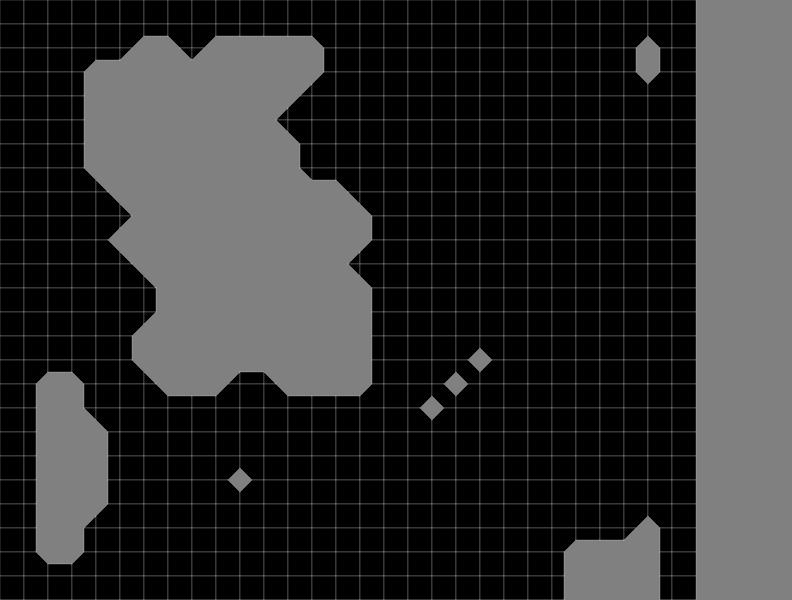
Frame 1 (no input)
Frame 60 (no input): identical to frame 1, image omitted
Frame 120 (the mouse pressed at the canvas centre since frame 60): identical to frame 1, image omitted

The p5.js sketch that drew this single still picture (run headless with seeded random() and noise() and a simulated clock; from frame 60 on, the mouse is pressed at the canvas centre):

// p5.js sketch
// ── sketch.js
let maze = [];
let cols = 30;
let rows = 30;
let threshold = 0.4;

let solid = [-0.5, -0.5,
    0.5, -0.5,
    0.5, 0.5,
   -0.5, 0.5];

let threeCorner = [-0.5, 0,
    0, -0.5,
    0.5, -0.5,
    0.5, 0.5,
   -0.5, 0.5];

let twoCorner = [-0.5, 0,
    0, -0.5,
    0.5, -0.5,
    0.5, 0,
    0, 0.5,
   -0.5, 0.5];

let half = [-0.5, 0.0,
    0.5, 0.0,
    0.5, 0.5,
   -0.5, 0.5];

let oneCorner = [-0.5, -0,
                -0.5, -0.5,
                 0, -0.5];

function setup() {
    createCanvas(792, 600);

    angleMode(DEGREES);
    let nscale = 10.0;
    let border = 2;

    for (let x = 0; x < cols; x++) {
        maze[x] = [];
        for (let y = 0; y < rows; y++) {
            if (x < border || y < border  || 
                x > cols - (border  + 1) || 
                y > rows - (border + 1)){
                    maze[x][y] = 1;
            }else{
                maze[x][y] = noise(x/nscale, y/nscale);
            }
        }
    }
}

function draw() {
    background("Grey");

    if (keyIsDown(UP_ARROW) && threshold < 1.0){
        threshold += 0.01;
    }
    else if (keyIsDown(DOWN_ARROW) && threshold > 0.0){
        threshold -= 0.01;
    }
    else if (keyIsDown(RIGHT_ARROW)){
        threshold = 0.4;
    }

    scale(24);
    stroke('white');
    strokeWeight(0.01);
    //noStroke();
    fill('black');

    for (let x = 0; x < cols - 1; x++) {
        for (let y = 0; y < rows - 1; y++) {
            let c0 = maze[x][y] > threshold ? 1 : 0;
            let c1 = maze[x + 1][y] > threshold ? 1 : 0;
            let c2 = maze[x + 1][y + 1] > threshold ? 1 : 0;
            let c3 = maze[x][y + 1] > threshold ? 1 : 0;
            drawCell(c0, c1, c2, c3, x + 0.5, y + 0.5);
        }
    }

    // for (let x = 0; x < cols; x++) {
    //     for (let y = 0; y < rows; y++) {
    //         if (maze[x][y] < threshold){
    //             fill('green');
    //         }
    //         else {
    //             fill('red');
    //         }
            
    //         ellipse(x, y, 0.1, 0.1);
    //     }
    // }


    
}

function drawCell(c0, c1, c2, c3, x, y) {
    var casenum = GetCaseNum(c0, c1, c2, c3);

    switch (casenum) {
        case 0:
            // Nothing
            break;
        case 1:
            drawShape(x, y, oneCorner, 0);
            break;
        case 2:
            drawShape(x, y, oneCorner, 90);
            break;
        case 3:
            drawShape(x, y, half, 180);
            break;
        case 4:
            drawShape(x, y, oneCorner, 180);
            break;
        case 5:
            drawShape(x, y, twoCorner, 90);
            break;
        case 6:
            drawShape(x, y, half, 270);
            break;
        case 7:
            drawShape(x, y, threeCorner, 270);
            break;
        case 8:
            drawShape(x, y, oneCorner, 270);
            break;
        case 9:
            drawShape(x, y, half, 90);
            break;
        case 10:
            drawShape(x, y, twoCorner, 0);
            break;
        case 11:
            drawShape(x, y, threeCorner, 180);
            break;
        case 12:
            drawShape(x, y, half, 0);
            break;
        case 13:
            drawShape(x, y, threeCorner, 90);
            break;
        case 14:
            drawShape(x, y, threeCorner, 0);
            break;
        case 15:
            drawShape(x, y, solid, 0);
            break;
    }
}

function GetCaseNum(c0, c1, c2, c3) {
    return c0 + (c1 * 2) + (c2 * 4) + (c3 * 8);
}

function drawShape(x, y, shape, r) {
    push();

    translate(x, y);
    rotate(r);

    beginShape();
    for (let i = 0; i < shape.length - 1; i += 2) {
        vertex(shape[i], shape[i + 1])
    }

    endShape(CLOSE);

    pop();
}
